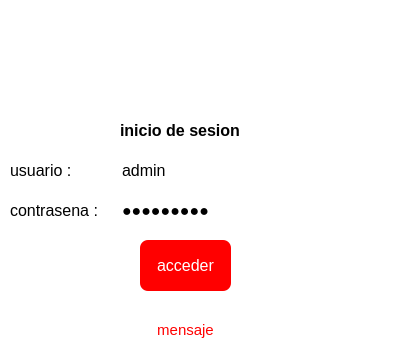
<?xml version="1.0" encoding="UTF-8"?>
<ui version="4.0">
 <class>login</class>
 <widget class="QDialog" name="login">
  <property name="geometry">
   <rect>
    <x>0</x>
    <y>0</y>
    <width>400</width>
    <height>354</height>
   </rect>
  </property>
  <property name="font">
   <font>
    <pointsize>12</pointsize>
   </font>
  </property>
  <property name="windowTitle">
   <string>Inicio de sesion</string>
  </property>
  <property name="autoFillBackground">
   <bool>false</bool>
  </property>
  <property name="styleSheet">
   <string notr="true">background-color: rgb(255, 255, 255);</string>
  </property>
  <widget class="QLabel" name="label">
   <property name="geometry">
    <rect>
     <x>130</x>
     <y>10</y>
     <width>115</width>
     <height>106</height>
    </rect>
   </property>
   <property name="text">
    <string>&lt;html&gt;&lt;head/&gt;&lt;body&gt;&lt;p&gt;&lt;img src=&quot;:/xy/giu/logo.png&quot;/&gt;&lt;/p&gt;&lt;/body&gt;&lt;/html&gt;</string>
   </property>
   <property name="pixmap">
    <pixmap>:/xy/banco/logo.png</pixmap>
   </property>
   <property name="scaledContents">
    <bool>true</bool>
   </property>
  </widget>
  <widget class="QLabel" name="label_2">
   <property name="geometry">
    <rect>
     <x>120</x>
     <y>120</y>
     <width>121</width>
     <height>20</height>
    </rect>
   </property>
   <property name="font">
    <font>
     <pointsize>12</pointsize>
     <bold>true</bold>
    </font>
   </property>
   <property name="text">
    <string>inicio de sesion</string>
   </property>
  </widget>
  <widget class="QLabel" name="label_3">
   <property name="geometry">
    <rect>
     <x>10</x>
     <y>160</y>
     <width>171</width>
     <height>21</height>
    </rect>
   </property>
   <property name="font">
    <font>
     <pointsize>12</pointsize>
    </font>
   </property>
   <property name="text">
    <string>usuario : </string>
   </property>
  </widget>
  <widget class="QLabel" name="label_4">
   <property name="geometry">
    <rect>
     <x>10</x>
     <y>200</y>
     <width>121</width>
     <height>20</height>
    </rect>
   </property>
   <property name="font">
    <font>
     <pointsize>12</pointsize>
    </font>
   </property>
   <property name="text">
    <string>contrasena :</string>
   </property>
  </widget>
  <widget class="QLineEdit" name="txtusuario">
   <property name="geometry">
    <rect>
     <x>120</x>
     <y>160</y>
     <width>181</width>
     <height>21</height>
    </rect>
   </property>
   <property name="font">
    <font>
     <pointsize>12</pointsize>
    </font>
   </property>
   <property name="styleSheet">
    <string notr="true">border: solid 1 px #cccccc;
border-radius:8px</string>
   </property>
   <property name="text">
    <string>admin</string>
   </property>
   <property name="placeholderText">
    <string>ingrese su usuario</string>
   </property>
  </widget>
  <widget class="QLineEdit" name="txtclave">
   <property name="geometry">
    <rect>
     <x>120</x>
     <y>200</y>
     <width>181</width>
     <height>21</height>
    </rect>
   </property>
   <property name="font">
    <font>
     <pointsize>12</pointsize>
    </font>
   </property>
   <property name="styleSheet">
    <string notr="true">border: solid 1 px #cccccc;
border-radius:8px</string>
   </property>
   <property name="text">
    <string>admin1606</string>
   </property>
   <property name="echoMode">
    <enum>QLineEdit::Password</enum>
   </property>
   <property name="placeholderText">
    <string>ingrese su contrasena</string>
   </property>
  </widget>
  <widget class="QPushButton" name="btnacceder">
   <property name="geometry">
    <rect>
     <x>140</x>
     <y>240</y>
     <width>91</width>
     <height>51</height>
    </rect>
   </property>
   <property name="font">
    <font>
     <pointsize>12</pointsize>
    </font>
   </property>
   <property name="cursor">
    <cursorShape>PointingHandCursor</cursorShape>
   </property>
   <property name="styleSheet">
    <string notr="true">background-color: rgb(255, 0, 0);
color: rgb(255, 255, 255);
border-radius:8px</string>
   </property>
   <property name="text">
    <string>acceder</string>
   </property>
  </widget>
  <widget class="QLabel" name="lblmensaje">
   <property name="geometry">
    <rect>
     <x>70</x>
     <y>320</y>
     <width>231</width>
     <height>20</height>
    </rect>
   </property>
   <property name="font">
    <font>
     <pointsize>11</pointsize>
    </font>
   </property>
   <property name="styleSheet">
    <string notr="true">color: rgb(255, 1, 1);</string>
   </property>
   <property name="text">
    <string>mensaje</string>
   </property>
   <property name="alignment">
    <set>Qt::AlignCenter</set>
   </property>
  </widget>
 </widget>
 <resources>
  <include location="../agregar.qrc"/>
 </resources>
 <connections/>
</ui>
